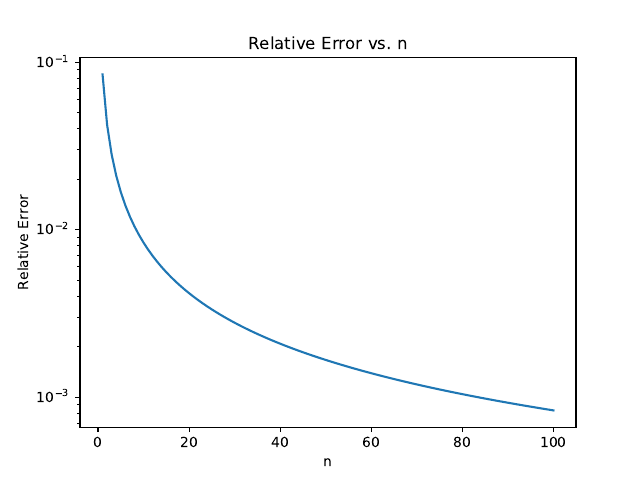

Reproduce this figure in Python.
import numpy as np
import matplotlib.pyplot as plt
from scipy.special import factorial
from sklearn import linear_model


def stirling(n):
    return np.sqrt(2 * np.pi * n) * (n / np.e) ** n


def relative_err(true_v, comp_v):
    return (true_v - comp_v) / comp_v


if __name__ == '__main__':
    n_lst = np.arange(1, 101)
    stirling_lst = stirling(n_lst)
    factorial_lst = factorial(n_lst)
    r_err_lst = relative_err(factorial_lst, stirling_lst)

    fig = plt.figure()
    ax = fig.add_subplot(1, 1, 1)
    ax.set_title("Relative Error vs. n")
    ax.set_yscale("log")
    ax.set_xlabel("n")
    ax.set_ylabel("Relative Error")
    ax.plot(n_lst, r_err_lst)
    plt.savefig('p1.pdf')
    plt.show()

    clf = linear_model.Lasso(alpha=0.1)
    clf.fit(n_lst.reshape(-1, 1), np.log(r_err_lst))
    print(clf.coef_)